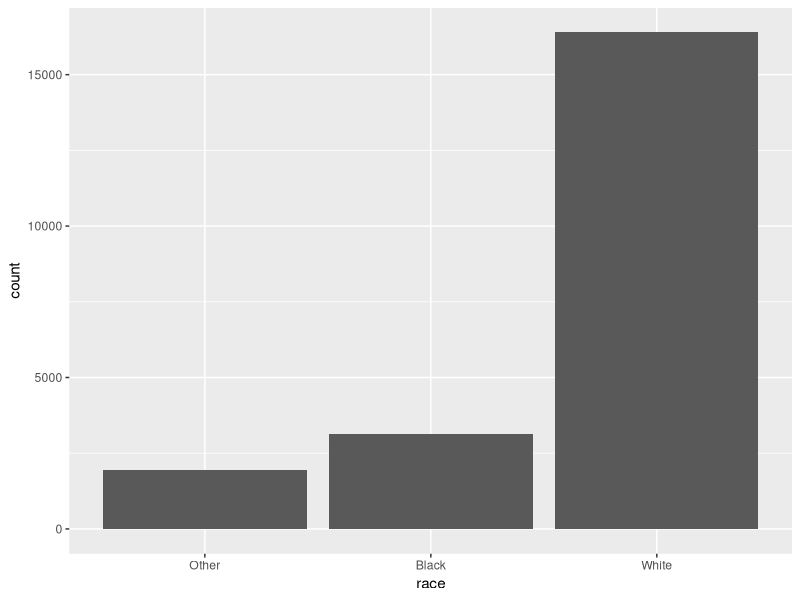
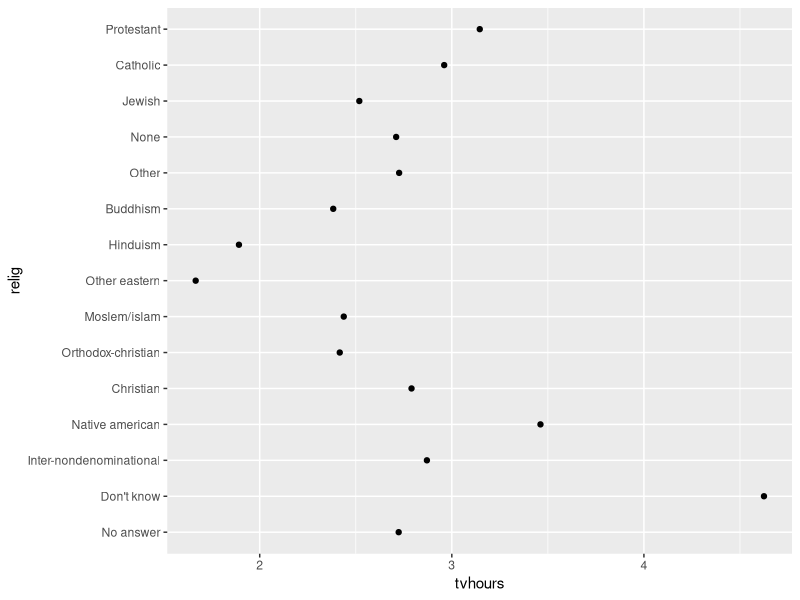
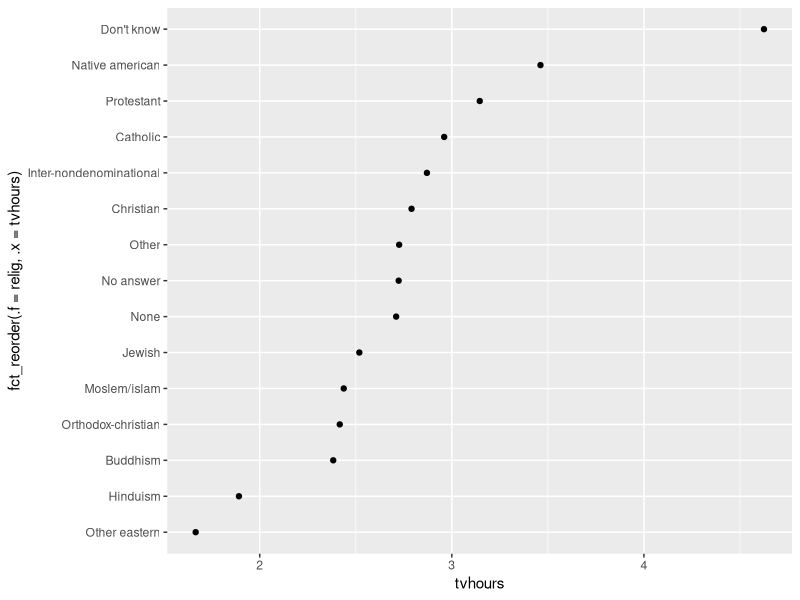
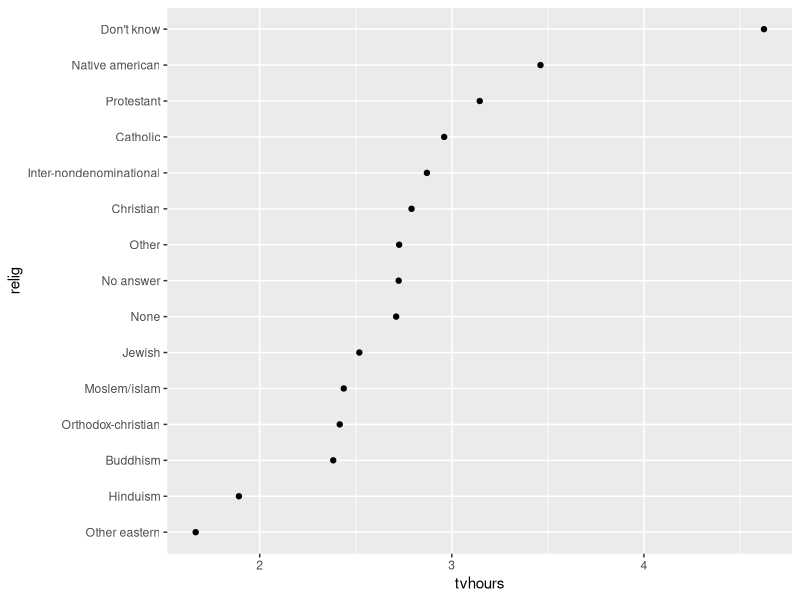
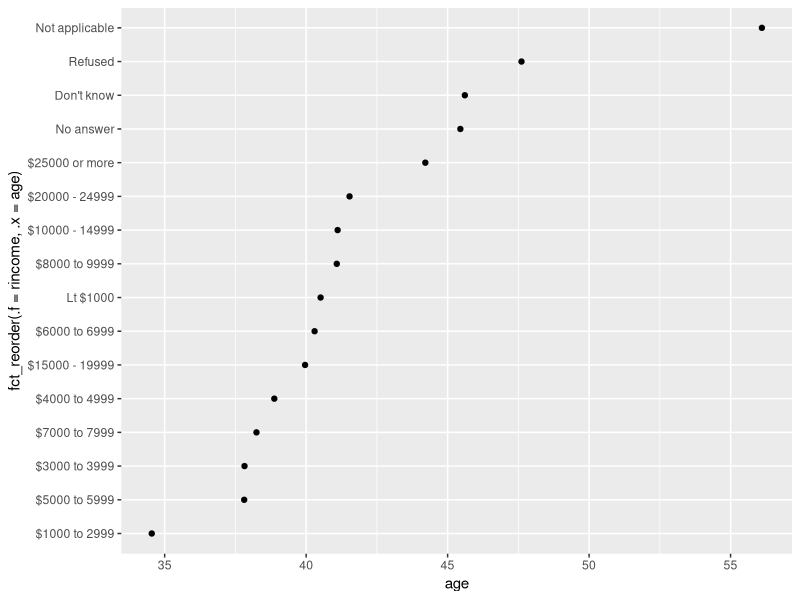
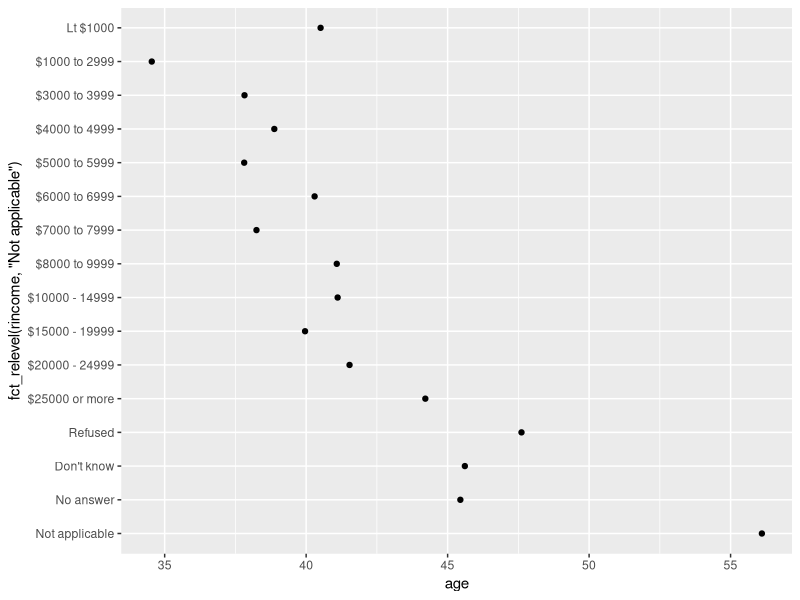
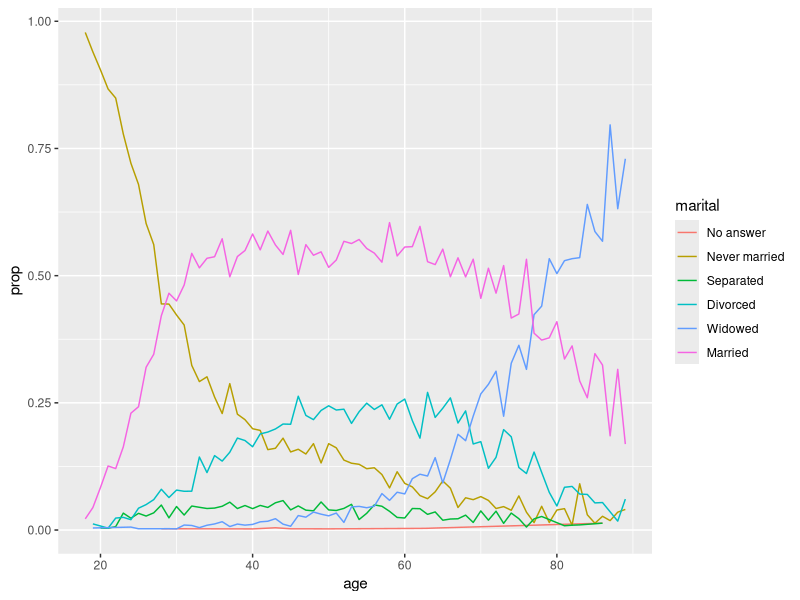
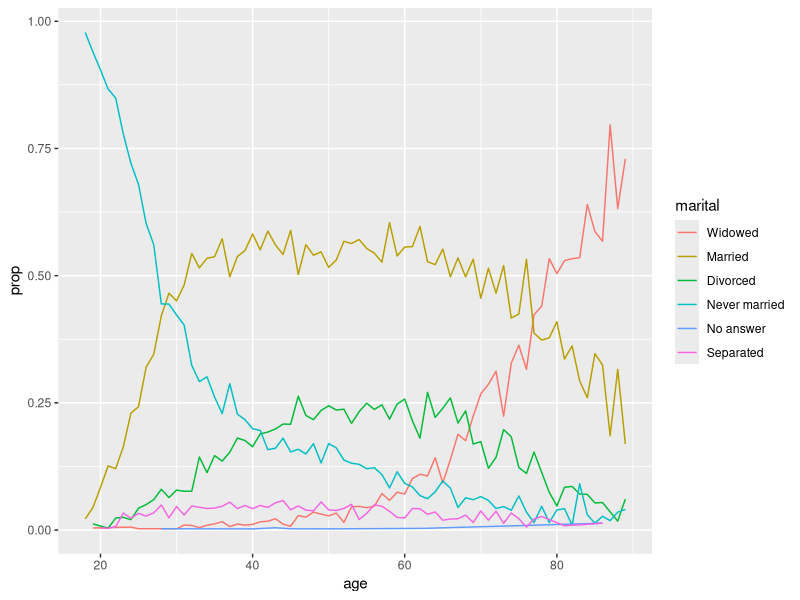

The R source for these figures, in order:
## ---- chunk 1
x <- c("Dec", "Apr", "Jan", "Mar")
## ---- chunk 2
x_typo <- c("Dec", "Apr", "Jam", "Mar")
## ---- chunk 3
sort(x)
## ---- chunk 4
month_levels <- c(
  "Jan", "Feb", "Mar", "Apr", "May", "Jun", 
  "Jul", "Aug", "Sep", "Oct", "Nov", "Dec"
)
## ---- chunk 5
y <- factor(x, levels = month_levels)
y
## ---- chunk 6
sort(y)
## ---- chunk 7
attributes(y)
## ---- chunk 8
levels(y)
## ---- chunk 9
y_typo <- factor(x_typo, levels = month_levels)
y_typo
## ---- chunk 10
#| message: false
library(tidyverse)

x1_original <- c(10, 10, 10, 50, 60, 20, 20, 40)
x1_factor <- factor(x1_original)
attributes(x1_factor)

tibble(x1_original, x1_factor) %>% 
  mutate(x1_numeric = as.numeric(x1_factor))
## ---- chunk 11
#| warning: true
as.numeric(c("hello"))
as.numeric(factor(c("hello")))
## ---- chunk 12
#| warning: true
as.numeric(factor(c("hello", "goodbye")))
## ---- chunk 13
factor("a", levels="c")
## ---- chunk 14
income_level <- c(rep("low",10), 
                  rep("medium",10), 
                  rep("high",10))
income_level
## ---- chunk 15
x <- factor(income_level)
x

y <- rnorm(30) # generate some random obs from a normal dist
lm(y ~ x)
## ---- chunk 16
income_level <- c(rep("low",10000), 
                  rep("medium",10000), 
                  rep("high",10000))
## ---- chunk 17
format(object.size(income_level), units="Kb") # size of the character string
format(object.size(factor(income_level)), units="Kb") # size of the factor
## ---- chunk 18
library(forcats)
## ---- chunk 19
gss_cat
## ---- chunk 20
gss_cat %>% 
  count(race)
## ---- chunk 21
#| fig-alt: > 
#|   A bar chart showing the distribution of race. There are ~2000
#|   records with race "Other", 3000 with race "Black", and other
#|   15,000 with race "White".
gss_cat %>% 
  ggplot(aes(x=race)) +
    geom_bar()
## ---- chunk 22
gss_cat %>% 
  count(relig)
## ---- chunk 23
attributes(gss_cat$relig)
## ---- chunk 24
#| fig-alt: >
#|   A scatterplot of with tvhours on the x-axis and religion on the y-axis.
#|   The y-axis is ordered seemingly aribtrarily making it hard to get
#|   any sense of overall pattern.
relig_summary <- gss_cat %>% 
  group_by(relig) %>% 
  summarise(tvhours = mean(tvhours, na.rm = TRUE),
            n = n())

relig_summary %>% 
  ggplot(aes(x = tvhours, y = relig)) + 
  geom_point()
## ---- chunk 25
#| fig-alt: >
#|   The same scatterplot as above, but now the religion is displayed in
#|   increasing order of tvhours. "Other eastern" has the fewest tvhours
#|   under 2, and "Don't know" has the highest (over 5).
relig_summary %>% 
  ggplot(aes(x = tvhours, 
             y = fct_reorder(.f = relig, .x = tvhours))) +
    geom_point()
## ---- chunk 26
relig_summary %>% 
  mutate(relig = fct_reorder(relig, tvhours)) %>% 
  ggplot(aes(x = tvhours, y = relig)) +
    geom_point()
## ---- chunk 27
#| fig-alt: >
#|   A scatterplot with age on the x-axis and income on the y-axis. Income
#|   has been reordered in order of average age which doesn't make much
#|   sense. One section of the y-axis goes from $6000-6999, then <$1000, 
#|   then $8000-9999.
rincome_summary <- 
  gss_cat %>% 
  group_by(rincome) %>% 
  summarise(age = mean(age, na.rm = TRUE),
            n = n())

rincome_summary %>% 
  ggplot(aes(x = age, y = fct_reorder(.f = rincome, .x = age))) + 
    geom_point()
## ---- chunk 28
library(palmerpenguins)
penguins 

## Try it out

## ---- chunk 29
#| fig-alt: >
#|   The same scatterplot but now "Not Applicable" is displayed at the
#|   bottom of the y-axis. Generally there is a positive association
#|   between income and age, and the income band with the highest average
#|   age is "Not applicable".
rincome_summary %>% 
  ggplot(aes(age, fct_relevel(rincome, "Not applicable"))) +
    geom_point()
## ---- chunk 30
#| layout-ncol: 2
#| fig-width: 4
#| fig-height: 2
#| fig-alt: >
#|   - A line plot with age on the x-axis and proportion on the y-axis.
#|     There is one line for each category of marital status: no answer,
#|     never married, separated, divorced, widowed, and married. It is
#|     a little hard to read the plot because the order of the legend is 
#|     unrelated to the lines on the plot.    
#|   - Rearranging the legend makes the plot easier to read because the
#|     legend colours now match the order of the lines on the far right 
#|     of the plot. You can see some unsuprising patterns: the proportion
#|     never marred decreases with age, married forms an upside down U 
#|     shape, and widowed starts off low but increases steeply after age
#|     60.
by_age <- 
  gss_cat %>% 
  filter(!is.na(age)) %>% 
  count(age, marital) %>% 
  group_by(age) %>% 
  mutate(prop = n / sum(n))

by_age %>% 
  ggplot(aes(age, prop, colour = marital)) +
    geom_line(na.rm = TRUE)

by_age %>% 
  ggplot(aes(age, prop, colour = fct_reorder2(marital, age, prop))) +
    geom_line() +
  labs(colour = "marital")
## ---- chunk 31
#| fig-alt: >
#|   A bar char of marital status ordered in from least to most common:
#|   no answer (~0), separated (~1,000), widowed (~2,000), divorced 
#|   (~3,000), never married (~5,000), married (~10,000).
gss_cat %>% 
  mutate(marital = marital %>% fct_infreq() %>% fct_rev()) %>%  
  ggplot(aes(marital)) +
    geom_bar()
## ---- chunk 32
gss_cat %>% 
  count(partyid)
## ---- chunk 33
gss_cat %>% 
  mutate(partyid = fct_recode(partyid,
      "Republican, strong"    = "Strong republican",
      "Republican, weak"      = "Not str republican",
      "Independent, near rep" = "Ind,near rep",
      "Independent, near dem" = "Ind,near dem",
      "Democrat, weak"        = "Not str democrat",
      "Democrat, strong"      = "Strong democrat")) %>% 
  count(partyid)
## ---- chunk 34
gss_cat %>% 
  mutate(partyid = fct_recode(partyid,
      "Republican, strong"    = "Strong republican",
      "Republican, weak"      = "Not str republican",
      "Independent, near rep" = "Ind,near rep",
      "Independent, near dem" = "Ind,near dem",
      "Democrat, weak"        = "Not str democrat",
      "Democrat, strong"      = "Strong democrat",
      "Other"                 = "No answer",
      "Other"                 = "Don't know",
      "Other"                 = "Other party")) %>% 
  count(partyid)
## ---- chunk 35
gss_cat %>% 
  mutate(partyid = fct_collapse(partyid,
      "other" = c("No answer", "Don't know", "Other party"),
      "rep" = c("Strong republican", "Not str republican"),
      "ind" = c("Ind,near rep", "Independent", "Ind,near dem"),
      "dem" = c("Not str democrat", "Strong democrat"))) %>% 
  count(partyid)
## ---- chunk 36
gss_cat %>% 
  mutate(relig = fct_lump_lowfreq(relig)) %>% 
  count(relig)
## ---- chunk 37
gss_cat %>% 
  mutate(relig = fct_lump_n(relig, n = 10)) %>% 
  count(relig, sort = TRUE) %>% 
  print(n = Inf)
## ---- chunk 38
ordered(c("a", "b", "c"))
